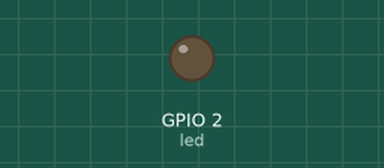
Recording of a sketch running on a simulated ESP8266 (NodeMCU). On the bench: output pins drawn as LEDs (lit = HIGH). WiFi joins after 1.5 s; servers stay silent unless stated; uploads are accepted with an empty reply; random numbers use the default seed unless the sketch sets one; what the sketch prints to the serial monitor is not drawn.

Above: at 2.2 s.
At 8.7 s:
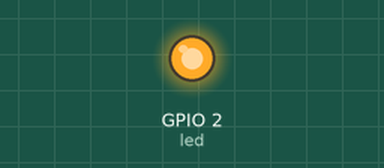
Timing chart, 0 to 16.5 s (numbered marks = the images above):
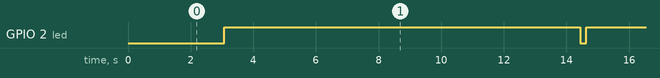

Measured:
- by itself, GPIO 2 (led): alternates HIGH for 11.4 s and LOW for 0.20 s

The sketch:

sensordata.ino
```cpp
// (licence header left out)
#include <ESP8266WiFi.h>
#include <WiFiClient.h>
#include <ESP8266WebServer.h>
#include <ESP8266mDNS.h>
#include <ESP8266HTTPClient.h>
#include <ArduinoJson.h>

const int led = LED_BUILTIN;
const char* ssid = ""; // network ssid
const char* password = ""; // network passphrase
const char* apiUrl = "http://IP-ADDRESS-OR-HOST/index.php/apps/sensorlogger/api/v1/createlog/";
const char* username = ""; // username
const char* token = ""; // token or password
const char* host = "128.138.141.172"; // NTP Pool or Host

String dateTime = "";

ESP8266WebServer server(80);

void handleRoot() {
  digitalWrite(led, 1);
  server.send(200, "text/plain", "hello from Hell");
  digitalWrite(led, 0);
}

void getDateFromNtp() {
  WiFiClient client;
  const int httpPort = 13;
  if (!client.connect(host, httpPort)) {
    Serial.println("connection failed");
    delay(1000);
  }
  client.print("HEAD / HTTP/1.1\r\nAccept: */*\r\nUser-Agent: Mozilla/4.0 (compatible; ESP8266 NodeMcu Lua;)\r\n\r\n");
  delay(100);
  char buffer[12];
  while(client.available()) {
    String line = client.readStringUntil('\r');
    if (line.indexOf("Date") != -1) {

    } else {
      dateTime = line.substring(7, 24);
      Serial.println(dateTime);
    }
  }
}

void handleNotFound(){
  digitalWrite(led, 1);
  String message = "File Not Found\n\n";
  message += "URI: ";
  message += server.uri();
  message += "\nMethod: ";
  message += (server.method() == HTTP_GET)?"GET":"POST";
  message += "\nArguments: ";
  message += server.args();
  message += "\n";
  for (uint8_t i=0; i<server.args(); i++){
    message += " " + server.argName(i) + ": " + server.arg(i) + "\n";
  }
  server.send(404, "text/plain", message);
  digitalWrite(led, 0);
}

void setup(void){
  pinMode(led, OUTPUT);
  digitalWrite(led, 0);
  Serial.begin(115200);
  WiFi.begin(ssid, password);
  Serial.println("");

  // Wait for connection
  while (WiFi.status() != WL_CONNECTED) {
    delay(500);
    Serial.print(".");
  }
  Serial.println("");
  Serial.print("Connected to ");
  Serial.println(ssid);
  Serial.print("IP address: ");
  Serial.println(WiFi.localIP());

  if (MDNS.begin("esp8266")) {
    Serial.println("MDNS responder started");
  }

  server.on("/", handleRoot);

  server.onNotFound(handleNotFound);

  server.begin();
  Serial.println("HTTP server started");
}

void loop(void){
  server.handleClient();
  if(WiFi.status() == WL_CONNECTED) {
      DynamicJsonDocument root(1024);

    getDateFromNtp();

    int rTemp = rand() % 20; // random int
    int rHum = rand() % 99; // random int

    digitalWrite(led, 0);

    HTTPClient http;

    http.begin(apiUrl);

    http.setAuthorization(username,token);
    http.addHeader("Content-Type", "application/json");

    root["deviceId"] = "0100110-001100110-1101";
    root["temperature"] = rTemp;
    root["humidity"] = rHum;
    root["date"] = "20"+dateTime;

    String jsonStr;
    serializeJson(root, jsonStr);
    int httpCode = http.POST(jsonStr);

    http.end();

    if(httpCode != 200) {
      Serial.print("ERROR HTTP Response Code ");
      Serial.println(httpCode);
          digitalWrite(led,1);
          delay(250);
          digitalWrite(led,0);
          delay(250);
          digitalWrite(led,1);
          delay(250);
          digitalWrite(led,0);
          delay(1000);
    } else {
      digitalWrite(led, 1);
      delay(10000);
    }
  }else{
    digitalWrite(led,0);
    delay(250);
    digitalWrite(led,1);
    delay(5000);
 }

}
```
